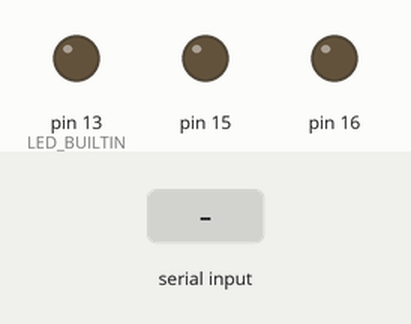
This sketch was run on a simulated Arduino Mega 2560, built with avr-gcc and run on an emulated ATmega2560. On the bench: output pins drawn as LEDs (lit = HIGH). The test bench sets the inputs (shaded band).

Above: at 1.2 s.
1.3 s: "1" received over the second serial link
At 2.2 s:
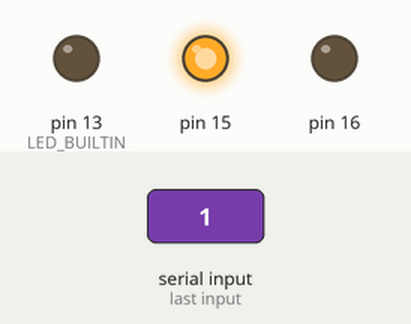
Timing chart, 0 to 4.3 s (numbered marks = the images above; inputs shaded):
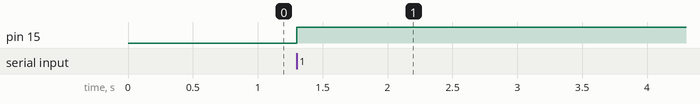

Measured:
- after the input at 1.3 s, pin 15: LOW → HIGH at once

The sketch:

IFN649Project_alarm_warning_Spider.ino
```cpp
#include "DHT.h"
//#include <SoftwareSerial.h>


#define DHTPIN 21      // Digital pin connected to the DHT sensor
#define DHTTYPE DHT11   // DHT 11

#define LEDPIN 11


DHT dht(DHTPIN, DHTTYPE);

// Teensy 5V <--> HC-05 Vcc
// Teensy Ground <--> HC-05 GND
#define rxPin 7 // Teensy pin 7 <--> HC-05 Tx
#define txPin 8 // Teensy pin 8 <--> HC-05 Rx
//SoftwareSerial BTSerial =  SoftwareSerial(rxPin, txPin);

const int ledPin = 11; //soil sensor set up
const int soilPin = 20; //soil sensor set up

// Defining soil moisture readings thresholds
// From <370 - extremely wet
// From 370 to 600 - wet
// From 601 - dry


void setup() {
 // Setup serial for monitor
  Serial.begin(9600);

  // Setup DHT Sensor
  pinMode(DHTPIN, INPUT);
  dht.begin();
  pinMode(LED_BUILTIN,OUTPUT);
  digitalWrite(LED_BUILTIN,LOW);
  pinMode(16, OUTPUT);
  pinMode(15,OUTPUT);


  // Setup Serial1 for BlueTooth
  Serial1.begin(9600); // Default communication rate of the Bluetooth module


  // Setup LED lights

}


void loop() {

if(Serial1.available() > 0){ // Checks whether data is coming from the serial port
 digitalWrite(LEDPIN, HIGH);
 int val = analogRead(soilPin); //soil pin

  Serial1.print("Spider Plant: ");
  Serial1.println(val);
  if (val>600){
    Serial1.println("Spider Plant needs water!");
    digitalWrite (16,HIGH);
    digitalWrite (15,LOW);

  } else if (val<600){
    digitalWrite(16,LOW);
    digitalWrite (15,HIGH);
  }

  delay(10000);
  digitalWrite(ledPin, LOW);
  delay(10000);


}}
```
